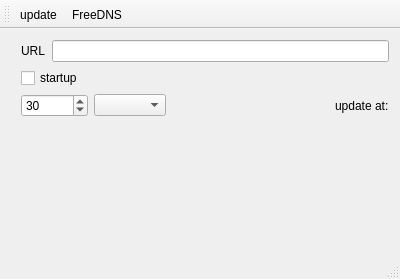
<?xml version="1.0" encoding="UTF-8"?>
<ui version="4.0">
 <class>MainWindow</class>
 <widget class="QMainWindow" name="MainWindow">
  <property name="geometry">
   <rect>
    <x>0</x>
    <y>0</y>
    <width>400</width>
    <height>279</height>
   </rect>
  </property>
  <property name="sizePolicy">
   <sizepolicy hsizetype="Expanding" vsizetype="Expanding">
    <horstretch>0</horstretch>
    <verstretch>0</verstretch>
   </sizepolicy>
  </property>
  <property name="windowTitle">
   <string>IP Renew</string>
  </property>
  <property name="windowIcon">
   <iconset resource="rs.qrc">
    <normaloff>:/gui/appLogo.png</normaloff>:/gui/appLogo.png</iconset>
  </property>
  <property name="layoutDirection">
   <enum>Qt::LeftToRight</enum>
  </property>
  <property name="animated">
   <bool>true</bool>
  </property>
  <widget class="QWidget" name="centralWidget">
   <property name="sizePolicy">
    <sizepolicy hsizetype="Expanding" vsizetype="Expanding">
     <horstretch>0</horstretch>
     <verstretch>0</verstretch>
    </sizepolicy>
   </property>
   <property name="maximumSize">
    <size>
     <width>16777215</width>
     <height>16777215</height>
    </size>
   </property>
   <property name="autoFillBackground">
    <bool>false</bool>
   </property>
   <layout class="QHBoxLayout" name="horizontalLayout">
    <item>
     <layout class="QVBoxLayout" name="verticalLayout_3" stretch="0,0,0,1">
      <property name="sizeConstraint">
       <enum>QLayout::SetMaximumSize</enum>
      </property>
      <property name="leftMargin">
       <number>10</number>
      </property>
      <item>
       <layout class="QHBoxLayout" name="horizontalLayout_4" stretch="0,2">
        <property name="spacing">
         <number>0</number>
        </property>
        <property name="sizeConstraint">
         <enum>QLayout::SetDefaultConstraint</enum>
        </property>
        <property name="topMargin">
         <number>0</number>
        </property>
        <property name="rightMargin">
         <number>0</number>
        </property>
        <property name="bottomMargin">
         <number>0</number>
        </property>
        <item>
         <widget class="QLabel" name="label">
          <property name="maximumSize">
           <size>
            <width>16777215</width>
            <height>14</height>
           </size>
          </property>
          <property name="text">
           <string>URL  </string>
          </property>
         </widget>
        </item>
        <item>
         <widget class="QLineEdit" name="urlEdit">
          <property name="maximumSize">
           <size>
            <width>16777215</width>
            <height>24</height>
           </size>
          </property>
          <property name="text">
           <string/>
          </property>
         </widget>
        </item>
       </layout>
      </item>
      <item>
       <layout class="QHBoxLayout" name="horizontalLayout_3">
        <property name="spacing">
         <number>0</number>
        </property>
        <property name="leftMargin">
         <number>0</number>
        </property>
        <property name="topMargin">
         <number>0</number>
        </property>
        <property name="rightMargin">
         <number>0</number>
        </property>
        <property name="bottomMargin">
         <number>0</number>
        </property>
        <item>
         <widget class="QCheckBox" name="ckStartUp">
          <property name="text">
           <string>startup</string>
          </property>
         </widget>
        </item>
        <item>
         <spacer name="horizontalSpacer_2">
          <property name="orientation">
           <enum>Qt::Horizontal</enum>
          </property>
          <property name="sizeHint" stdset="0">
           <size>
            <width>40</width>
            <height>20</height>
           </size>
          </property>
         </spacer>
        </item>
       </layout>
      </item>
      <item>
       <layout class="QHBoxLayout" name="horizontalLayout_2">
        <property name="sizeConstraint">
         <enum>QLayout::SetFixedSize</enum>
        </property>
        <item>
         <widget class="QSpinBox" name="txDelay">
          <property name="maximum">
           <number>9999999</number>
          </property>
          <property name="value">
           <number>30</number>
          </property>
         </widget>
        </item>
        <item>
         <widget class="QComboBox" name="cbUnit">
          <property name="currentText">
           <string/>
          </property>
         </widget>
        </item>
        <item>
         <spacer name="horizontalSpacer">
          <property name="orientation">
           <enum>Qt::Horizontal</enum>
          </property>
          <property name="sizeHint" stdset="0">
           <size>
            <width>40</width>
            <height>20</height>
           </size>
          </property>
         </spacer>
        </item>
        <item>
         <widget class="QLabel" name="lbLastUpdate">
          <property name="text">
           <string>update at:</string>
          </property>
         </widget>
        </item>
       </layout>
      </item>
      <item>
       <widget class="QLabel" name="lbResult">
        <property name="minimumSize">
         <size>
          <width>0</width>
          <height>100</height>
         </size>
        </property>
        <property name="text">
         <string/>
        </property>
        <property name="wordWrap">
         <bool>true</bool>
        </property>
        <property name="openExternalLinks">
         <bool>true</bool>
        </property>
       </widget>
      </item>
     </layout>
    </item>
   </layout>
  </widget>
  <widget class="QMenuBar" name="menuBar">
   <property name="geometry">
    <rect>
     <x>0</x>
     <y>0</y>
     <width>400</width>
     <height>21</height>
    </rect>
   </property>
  </widget>
  <widget class="QToolBar" name="mainToolBar">
   <attribute name="toolBarArea">
    <enum>TopToolBarArea</enum>
   </attribute>
   <attribute name="toolBarBreak">
    <bool>false</bool>
   </attribute>
   <addaction name="actionUpdate"/>
   <addaction name="actionOpenFreeDns"/>
  </widget>
  <widget class="QStatusBar" name="statusBar"/>
  <action name="actionMinimize">
   <property name="text">
    <string>minimize</string>
   </property>
   <property name="toolTip">
    <string>&lt;html&gt;&lt;head/&gt;&lt;body&gt;&lt;p&gt;&lt;span style=&quot; font-weight:600;&quot;&gt;Hide &lt;/span&gt;the windows to the system tray icons.&lt;/p&gt;&lt;/body&gt;&lt;/html&gt;</string>
   </property>
  </action>
  <action name="actionRestore">
   <property name="text">
    <string>restore</string>
   </property>
  </action>
  <action name="actionExit">
   <property name="text">
    <string>exit</string>
   </property>
  </action>
  <action name="actionUpdate">
   <property name="icon">
    <iconset resource="rs.qrc">
     <normaloff>:/gui/update32X32.png</normaloff>:/gui/update32X32.png</iconset>
   </property>
   <property name="text">
    <string>update</string>
   </property>
  </action>
  <action name="actionReload">
   <property name="text">
    <string>reload</string>
   </property>
  </action>
  <action name="actionOpenFreeDns">
   <property name="text">
    <string>FreeDNS</string>
   </property>
   <property name="toolTip">
    <string>Open free DNS hosting page</string>
   </property>
  </action>
 </widget>
 <layoutdefault spacing="6" margin="11"/>
 <resources>
  <include location="rs.qrc"/>
 </resources>
 <connections>
  <connection>
   <sender>txDelay</sender>
   <signal>valueChanged(int)</signal>
   <receiver>MainWindow</receiver>
   <slot>changeTimer()</slot>
   <hints>
    <hint type="sourcelabel">
     <x>59</x>
     <y>122</y>
    </hint>
    <hint type="destinationlabel">
     <x>75</x>
     <y>165</y>
    </hint>
   </hints>
  </connection>
  <connection>
   <sender>cbUnit</sender>
   <signal>currentIndexChanged(int)</signal>
   <receiver>MainWindow</receiver>
   <slot>changeTimer()</slot>
   <hints>
    <hint type="sourcelabel">
     <x>159</x>
     <y>123</y>
    </hint>
    <hint type="destinationlabel">
     <x>180</x>
     <y>153</y>
    </hint>
   </hints>
  </connection>
  <connection>
   <sender>ckStartUp</sender>
   <signal>toggled(bool)</signal>
   <receiver>MainWindow</receiver>
   <slot>startupToggled(bool)</slot>
   <hints>
    <hint type="sourcelabel">
     <x>41</x>
     <y>95</y>
    </hint>
    <hint type="destinationlabel">
     <x>114</x>
     <y>98</y>
    </hint>
   </hints>
  </connection>
 </connections>
 <slots>
  <slot>changeTimer()</slot>
  <slot>startupToggled(bool)</slot>
 </slots>
</ui>
